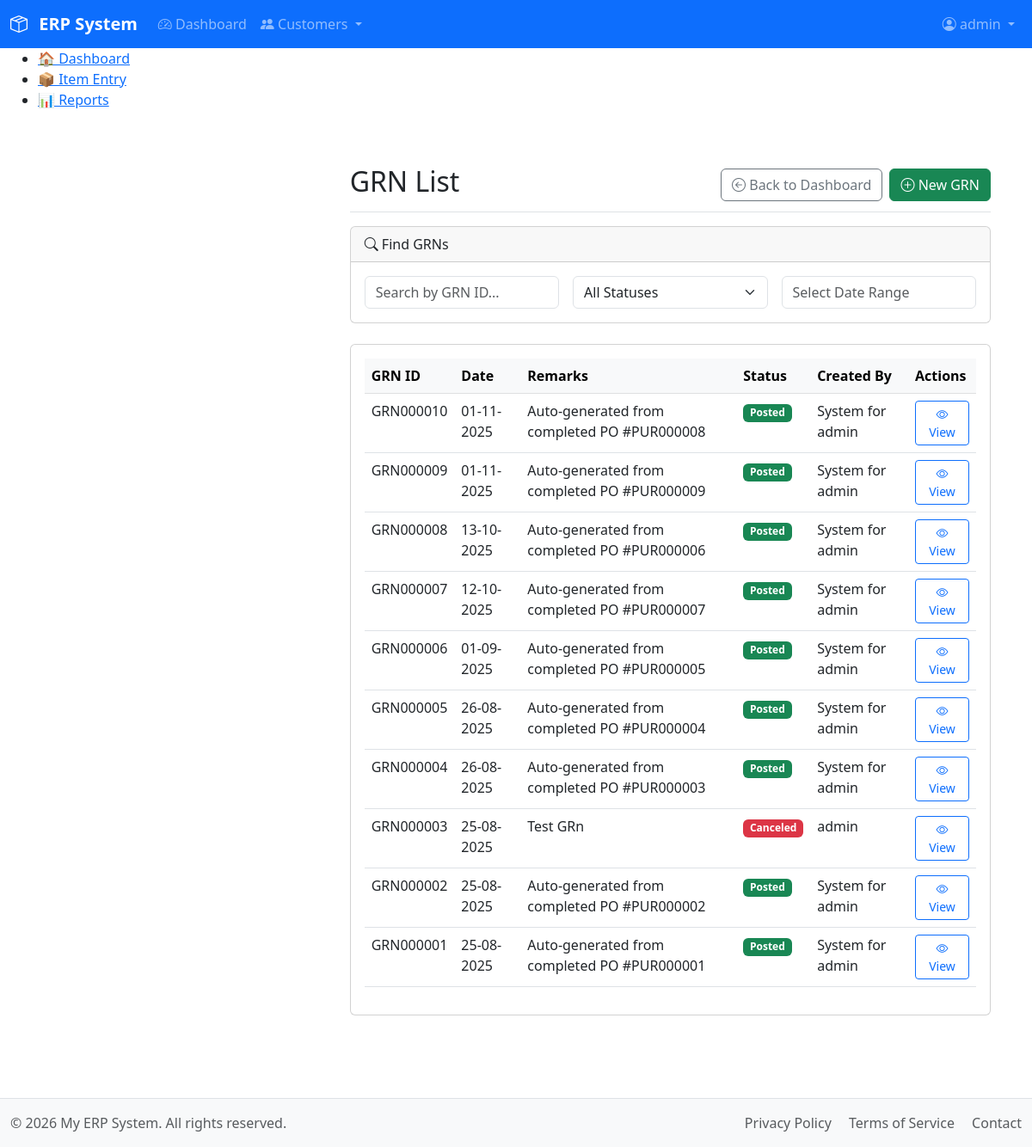
The app's page /modules/purchase/list_grns.php (signed in), older data.
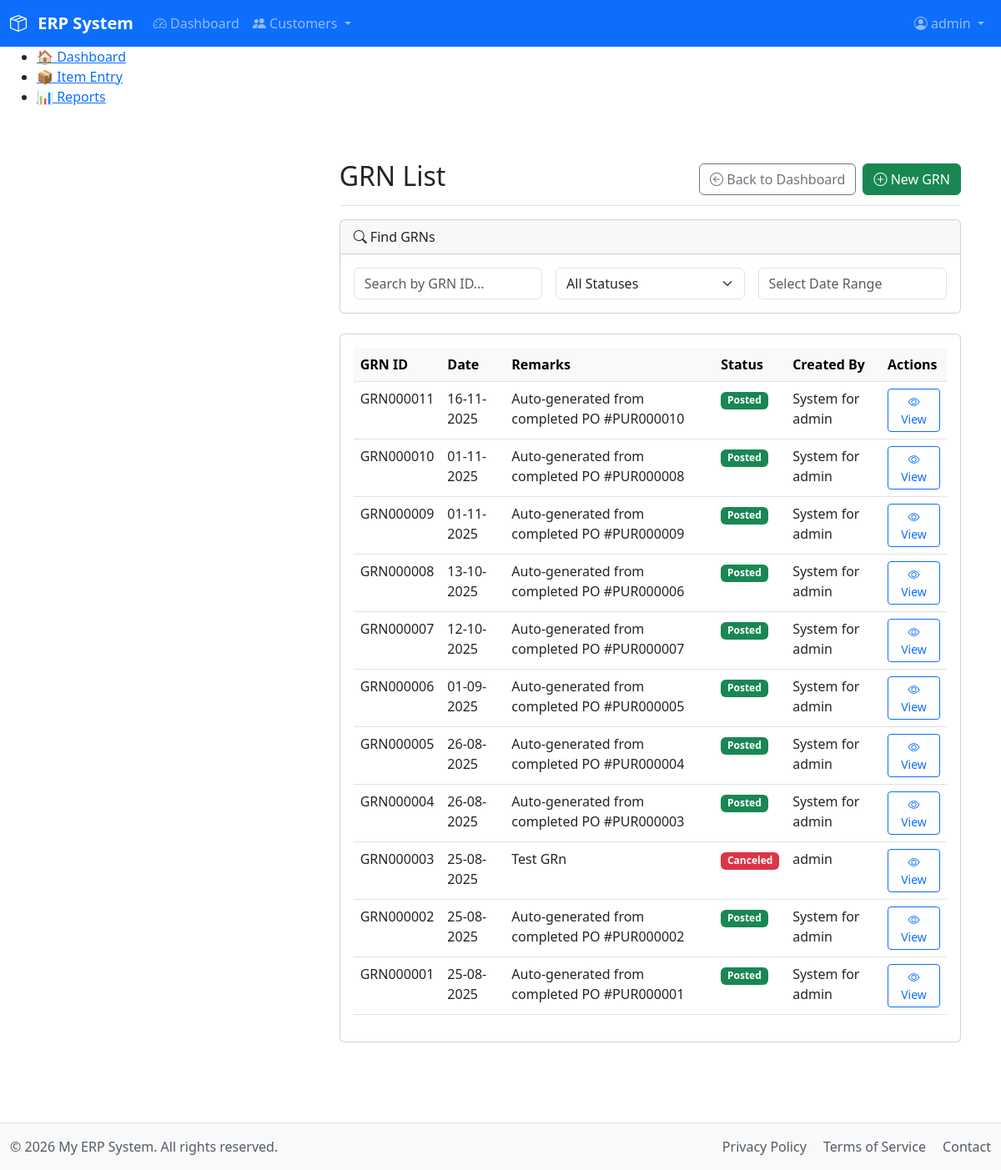
The same page, newer data.
### tables this page shows
CREATE TABLE `grn` (
  `grn_id` varchar(10) NOT NULL,
  `grn_date` date NOT NULL,
  `status` enum('Posted','Canceled') NOT NULL DEFAULT 'Posted',
  `remarks` text DEFAULT NULL,
  `created_at` timestamp NOT NULL DEFAULT current_timestamp(),
  `created_by` int(11) DEFAULT NULL,
  `created_by_name` varchar(50) DEFAULT NULL,
  PRIMARY KEY (`grn_id`)
);

### includes/functions.php (called while the page is built, shortened)
<?php
function search_grns($filters = [])
{
    $db = db();
    $sql = "
        SELECT
            g.grn_id,
            g.grn_date,
            g.remarks,
            g.created_by_name,
            g.status -- ADDED: Select the new status column
        FROM grn g
        WHERE 1=1
    ";
    $sql .= " ORDER BY g.grn_date DESC, g.grn_id DESC";
    $stmt = $db->prepare($sql);
    $stmt->execute();
    $result = $stmt->get_result();
    return $result ? $result->fetch_all(MYSQLI_ASSOC) : [];
}

### modules/purchase/list_grns.php (the view, shortened to what this page needs)
<?php
require_once __DIR__ . '/../../includes/functions.php';
$initial_grns = search_grns();
require_once __DIR__ . '/../../includes/header.php';
?>
<div class="container-fluid">
    <div class="row">
        <?php require_once __DIR__ . '/../../includes/sidebar.php'; ?>
        <main class="col-md-9 ms-sm-auto col-lg-10 px-md-4">
            <div class="d-flex justify-content-between flex-wrap flex-md-nowrap align-items-center pt-3 pb-2 mb-3 border-bottom">
                <h1 class="h2">GRN List</h1>
                <div class="btn-toolbar mb-2 mb-md-0">
                    <a href="/index.php" class="btn btn-outline-secondary me-2">
                        <i class="bi bi-arrow-left-circle"></i> Back to Dashboard
                    </a>
                    <a href="/modules/purchase/entry_grn.php" class="btn btn-success">
                        <i class="bi bi-plus-circle"></i> New GRN
                    </a>
                </div>
            </div>
            <div class="card mb-4">
                <div class="card-header"><i class="bi bi-search"></i> Find GRNs</div>
                <div class="card-body">
                    <form id="grnSearchForm" class="row gx-3 gy-2 align-items-center">
                        <div class="col-md-4">
                            <input type="text" class="form-control" id="search_grn_id" placeholder="Search by GRN ID...">
                        </div>
                        <div class="col-md-4">
                            <select id="search_status" class="form-select">
                                <option value="">All Statuses</option>
                            </select>
                        </div>
                        <div class="col-md-4">
                            <input type="text" class="form-control" id="search_date_range" placeholder="Select Date Range">
                        </div>
                    </form>
                </div>
            </div>
            <div class="card">
                <div class="card-body">
                    <div class="table-responsive">
                        <table class="table table-hover">
                            <thead class="table-light">
                                <tr>
                                    <th>GRN ID</th>
                                    <th>Date</th>
                                    <th>Remarks</th>
                                    <th>Status</th>
                                    <th>Created By</th>
                                    <th>Actions</th>
                                </tr>
                            </thead>
                            <tbody id="grnListTableBody">
                                <?php if (empty($initial_grns)): ?>
                                    <tr><td colspan="6" class="text-center text-muted">No GRNs found.</td></tr>
                                <?php else: ?>
                                    <?php foreach ($initial_grns as $grn): ?>
                                        <tr>
                                            <td><?= htmlspecialchars($grn['grn_id']) ?></td>
                                            <td><?= htmlspecialchars(date("d-m-Y", strtotime($grn['grn_date']))) ?></td>
                                            <td><?= htmlspecialchars($grn['remarks']) ?></td>
                                            <td>
                                                <span class="badge bg-<?= $grn['status'] == 'Posted' ? 'success' : 'danger' ?>">
                                                    <?= htmlspecialchars($grn['status']) ?>
                                                </span>
                                            </td>
                                            <td><?= htmlspecialchars($grn['created_by_name']) ?></td>
                                            <td>
                                                <a href="/modules/purchase/entry_grn.php?grn_id=<?= htmlspecialchars($grn['grn_id']) ?>" class="btn btn-sm btn-outline-primary">
                                                    <i class="bi bi-eye"></i> View
                                                </a>
                                            </td>
                                        </tr>
                                    <?php endforeach; ?>
                                <?php endif; ?>
                            </tbody>
                        </table>
                    </div>
                </div>
            </div>
        </main>
    </div>
</div>
<?php require_once __DIR__ . '/../../includes/footer.php'; ?>

Row changes from the older to the newer data that the page shows:
added grn: grn_id "GRN000011", grn_date "16-11-2025", remarks "Auto-generated from completed PO #PUR000010", status "Posted", created_by_name "System for admin"
